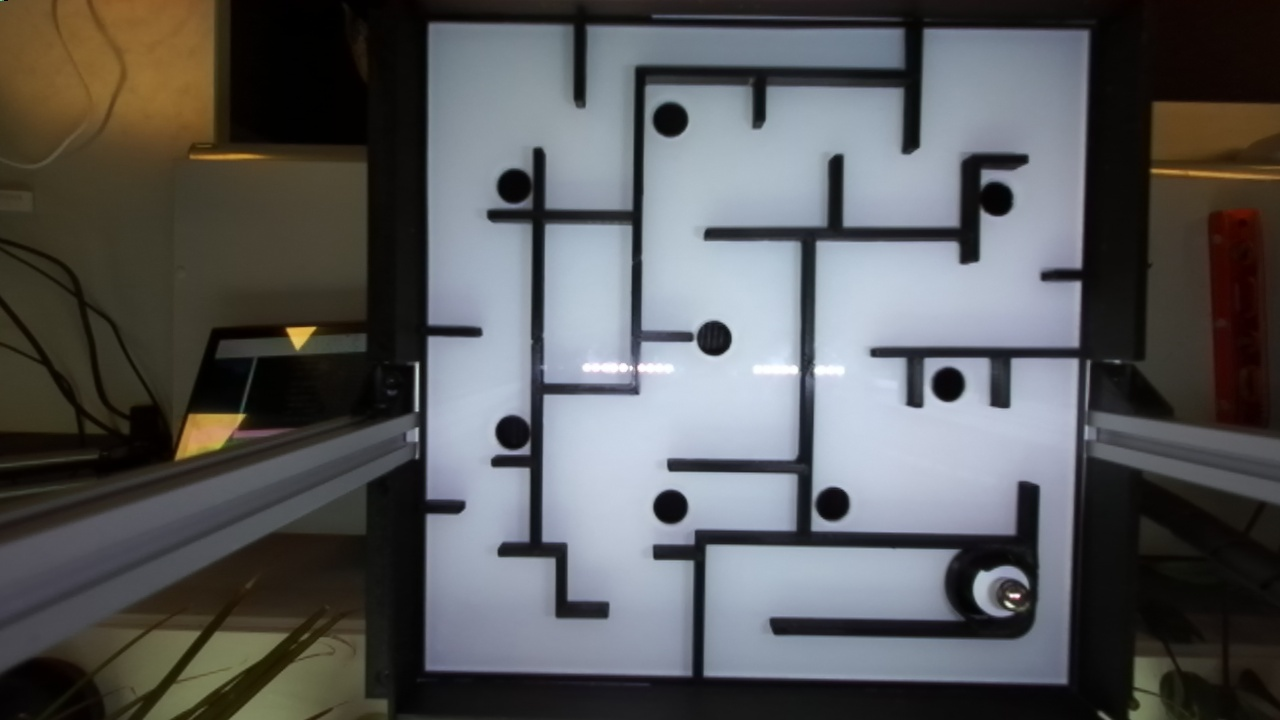
#> input picture jetson/src/MAZE_PICS/Easy.jpg, 1280 x 720 px
$ python -i start_end.py   (imports and definitions only)
#> lines starting #> are read from the running program, lines starting #| are printed output that depends on the picture; after the words box and inside, x2 and y2 are one past the last pixel; in counts of white or black regions, pixels touching at a corner belong together
#> further down, picture is the input picture: shape (720, 1280, 3); mean B, G, R 90.3, 89.3, 88.6
import cv2
import numpy as np
from math import sqrt
import time
import random

def point_line_distance(point, start, end):
    point = np.array(point)
    start = np.array(start)
    end = np.array(end)
    if np.array_equal(start, end):
        return np.linalg.norm(point - start)
    else:
        return np.linalg.norm(np.cross(end - start, start - point)) / np.linalg.norm(end - start)

def rdp(points, epsilon):
    """
    Applies the Ramer-Douglas-Peucker algorithm to simplify a polyline represented by a list of points.

    Args:
        points (list): A list of points representing the polyline.
        epsilon (float): The maximum distance threshold for simplification.

    Returns:
        list: A simplified polyline represented by a list of points.

    """
    if len(points) < 3:
        return points

    start = np.array(points[0])
    end = np.array(points[-1])
    distances = [point_line_distance(np.array(points[i]), start, end) for i in range(1, len(points) - 1)]
    max_distance = max(distances)
    index = distances.index(max_distance) + 1

    if max_distance > epsilon:
        result1 = rdp(points[:index + 1], epsilon)
        result2 = rdp(points[index:], epsilon)
        return result1[:-1] + result2
    else:
        return [tuple(start), tuple(end)]

def euclidean(p1, p2):
    return sqrt((p1[0] - p2[0]) ** 2 + (p2[1] - p1[1]) ** 2)

def sort_points(points):
    points = np.array(points)
    sorted_points = [points[0]]
    points = points[1:]

    while len(points) > 0:
        last_point = sorted_points[-1]
        distances = np.linalg.norm(points - last_point, axis=1)
        closest_index = np.argmin(distances)
        closest_point = points[closest_index]
        sorted_points.append(closest_point)
        points = np.delete(points, closest_index, axis=0)

    return sorted_points

def lines_(frame):
    """
    Detects and connects lines in an input frame.

    Args:
        frame (numpy.ndarray): The input frame.

    Returns:
        numpy.ndarray: The processed frame with connected lines.
    Info: This fuction is slow and should be tried to be optimized, or switched to a faster implementation.
    """
    print(f'Frameshape{frame.shape}')
#| Frameshape(720, 1280, 3)
    fx = 3
    fy = 3
    img = cv2.resize(frame, (0, 0), fx=fx, fy=fy)
    if img is None:
        print("Error: Could not read image.")
        return None

    gray = cv2.cvtColor(img, cv2.COLOR_BGR2GRAY)
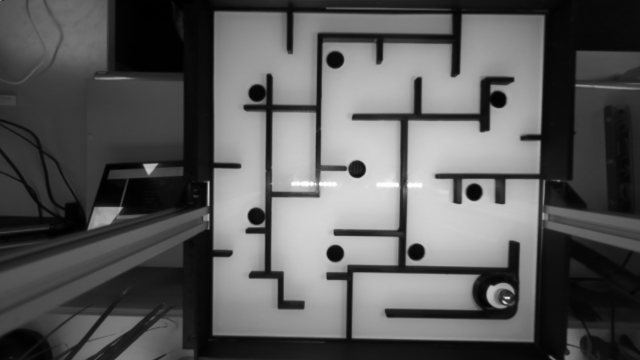
#> gray: shape (2160, 3840) (shown at 1/6 size); min 0, max 255, mean 89.1
    gray = cv2.GaussianBlur(gray, (9, 9), 0)
    edges = cv2.Canny(gray, 10, 150, apertureSize=3)
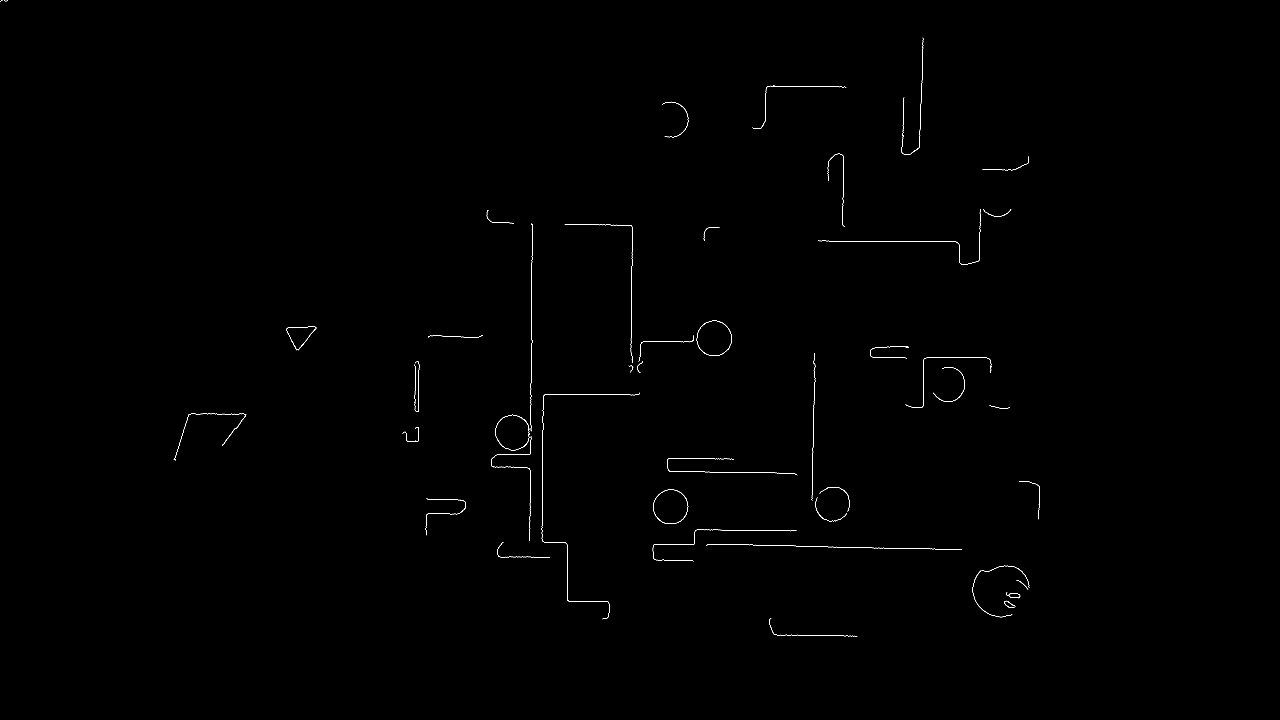
#> edges: shape (2160, 3840) (shown at 1/3 size); 0.17% white in thin lines or dots, all inside (x1, y1, x2, y2) = (0, 0, 3120, 1910)
    lines = cv2.HoughLinesP(edges, 1, np.pi / 180, threshold=1, minLineLength=1, maxLineGap=1)
#> lines = 2222 rows, first 6: [3026, 1787, 3026, 1785], [1246, 1166, 1246, 1136], [863, 999, 863, 997], [2767, 189, 2767, 181], [2064, 366, 2064, 359], [2912, 789, 2917, 788]

    new_lines = []
    for l in lines:
        if random.random() < 0.15:
            new_lines.append(l)
#> this loop made 2222 passes
#> after the loop, new_lines = 340 items, first 6: [[2483, 521, 2484, 522]], [[2708, 426, 2708, 420]], [[2530, 531, 2530, 469]], [[2164, 1590, 2198, 1590]], [[2763, 296, 2764, 295]], [[2532, 260, 2536, 261]]
    lines = new_lines
#> lines has the same summary as new_lines
    if lines is not None:
        lines = sorted(lines, key=lambda line: (line[0][0], line[0][1]))
#> lines = 340 items, first 6: [[525, 1379, 526, 1377]], [[539, 1328, 540, 1326]], [[541, 1321, 543, 1315]], [[546, 1305, 547, 1304]], [[611, 1241, 613, 1241]], [[666, 1336, 668, 1333]]
        points = []
        for line in lines:
            x1, y1, x2, y2 = line[0]
            points.append((x1, y1))
            points.append((x2, y2))
#> this loop made 340 passes
#> after the loop, points = 680 pairs, first value 525 to 3118, second value 145 to 1908
        sorted_points = sort_points(points)
#> in sort_points, `sorted_points = [points[0]]`: sorted_points = [[525, 1379]]
#> in sort_points, `points = points[1:]`: points = 679 pairs, first value 526 to 3118, second value 145 to 1908
#> the loop in sort_points, `while len(points) > 0:` made 679 passes
#> (last_point, closest_index, closest_point) on passes 1 to 3: ([525, 1379], 0, [526, 1377]), ([526, 1377], 0, [539, 1328]), ([539, 1328], 0, [540, 1326])
#> after the loop in sort_points, `while len(points) > 0:`: points = empty array; sorted_points = 680 pairs, first value 525 to 3118, second value 145 to 1908
        max_length = 70
        blank_image = np.zeros_like(img)
        connected_lines = []
        current_line = [sorted_points[0]]
#> current_line = [[525, 1379]]
        for i in range(1, len(sorted_points)):
            if euclidean(sorted_points[i - 1], sorted_points[i]) <= max_length:
                current_line.append(sorted_points[i])
            else:
                connected_lines.append(current_line)
                current_line = [sorted_points[i]]
#> this loop made 679 passes
#> current_line on passes 8, 22, 36, 60, 74, 76: [[611, 1241]], [[883, 1037]], [[1244, 1181]], [[1346, 1498]], [[1279, 1545]], [[1493, 1648]]
#> after the loop, connected_lines = 60 items

        if current_line:
            connected_lines.append(current_line)
        filtered_lines = []
        for line in connected_lines:
            x_coords = [point[0] for point in line]
            y_coords = [point[1] for point in line]
            min_x, max_x = min(x_coords), max(x_coords)
            min_y, max_y = min(y_coords), max(y_coords)

            if abs(max_x - min_x) <= 1.25 * abs(max_y - min_y) and abs(max_y - min_y) <= 1.25 * abs(max_x - min_x):
                filtered_lines.append(line)
#> this loop made 61 passes
#> (min_x, max_x, min_y, max_y) on passes 2, 3, 4, 5, 7, 9, 11, 12: (611, 716, 1241, 1336), (868, 923, 981, 1037), (1218, 1255, 1181, 1323), (1346, 1396, 1498, 1542), (1493, 1637, 1316, 1671), (1529, 1708, 1184, 1271), (1893, 1926, 866, 1118), (1721, 1896, 672, 784)
        pathts = []
        epsilon = 7
        for path in filtered_lines:
            simplified_path = rdp(path, epsilon)
            pathts.append(simplified_path)
#> this loop made 9 passes
#> path on passes 4, 9: [[2443, 1076], [2444, 1075]], [[2952, 631], [2950, 629]]

        filtered_lines = pathts
        sorted_filtered_lines = [sort_points(line) for line in filtered_lines]
        filtered_lines = sorted_filtered_lines
        for i in range(len(filtered_lines)):
            filtered_lines[i].append(filtered_lines[i][0])
#> this loop made 9 passes

        for line in filtered_lines:
            for i in range(len(line) - 1):
                cv2.line(blank_image, line[i], line[i + 1], (255, 255, 255), 2)
#> this loop made 9 passes
#> line on passes 4, 5, 8, 9: [[2443, 1076], [2444, 1075], [2443, 1076]], [[2683, 1073], [2720, 1075], [2721, 1039], [2683, 1073]], [[2518, 1463], [2543, 1484], [2518, 1463]], [[2952, 631], [2950, 629], [2952, 631]]
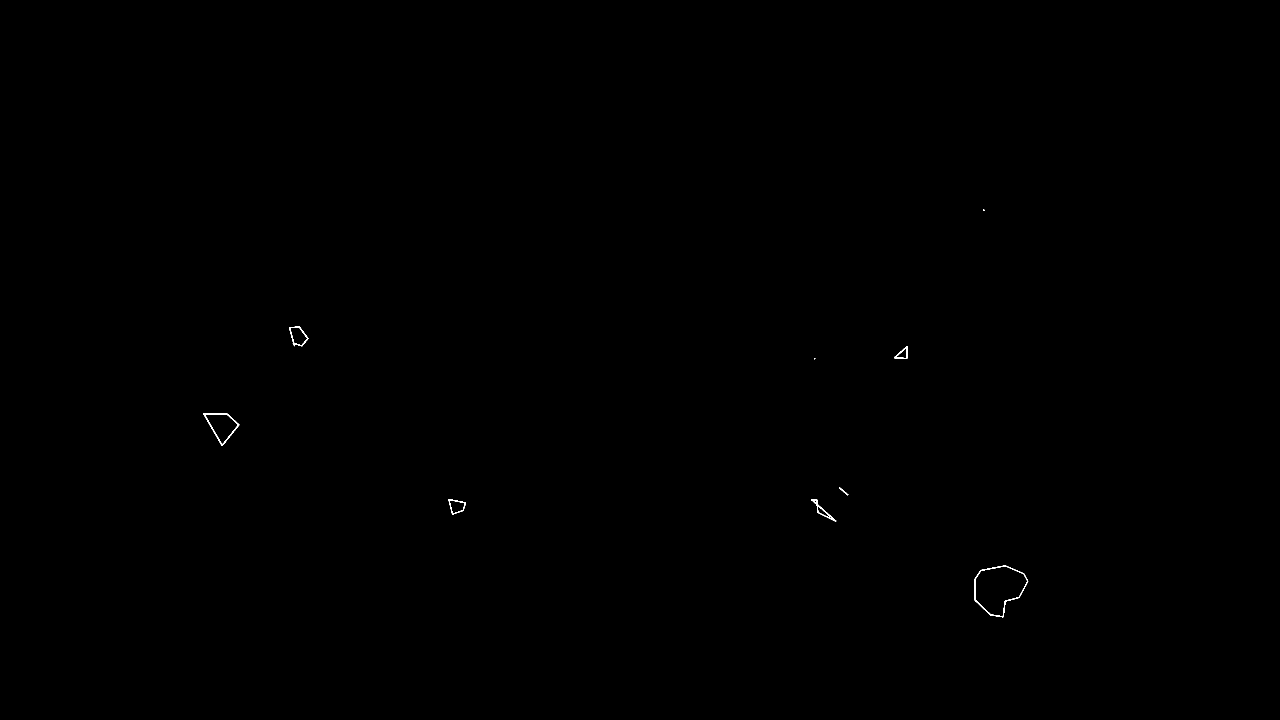
#> blank_image: shape (2160, 3840, 3) (shown at 1/3 size); 0.05% white; 9 white regions (2 under 20 px), largest, box (x1, y1, x2, y2) and area: (2923, 1696, 3085, 1852) 1428, (610, 1240, 718, 1338) 980, (2434, 1498, 2509, 1565) 600
        for i in range(len(filtered_lines)):
            for j in range(len(filtered_lines)):
                if i != j or (i == j and len(filtered_lines[i]) > 1):
                    for end_point in [filtered_lines[i][0], filtered_lines[i][-1]]:
                        for start_point in [filtered_lines[j][0], filtered_lines[j][-1]]:
                            if euclidean(end_point, start_point) <= max_length:
                                cv2.line(blank_image, end_point, start_point, (255, 255, 255), 2)
        blank_image = cv2.resize(blank_image, (frame.shape[1], frame.shape[0]))
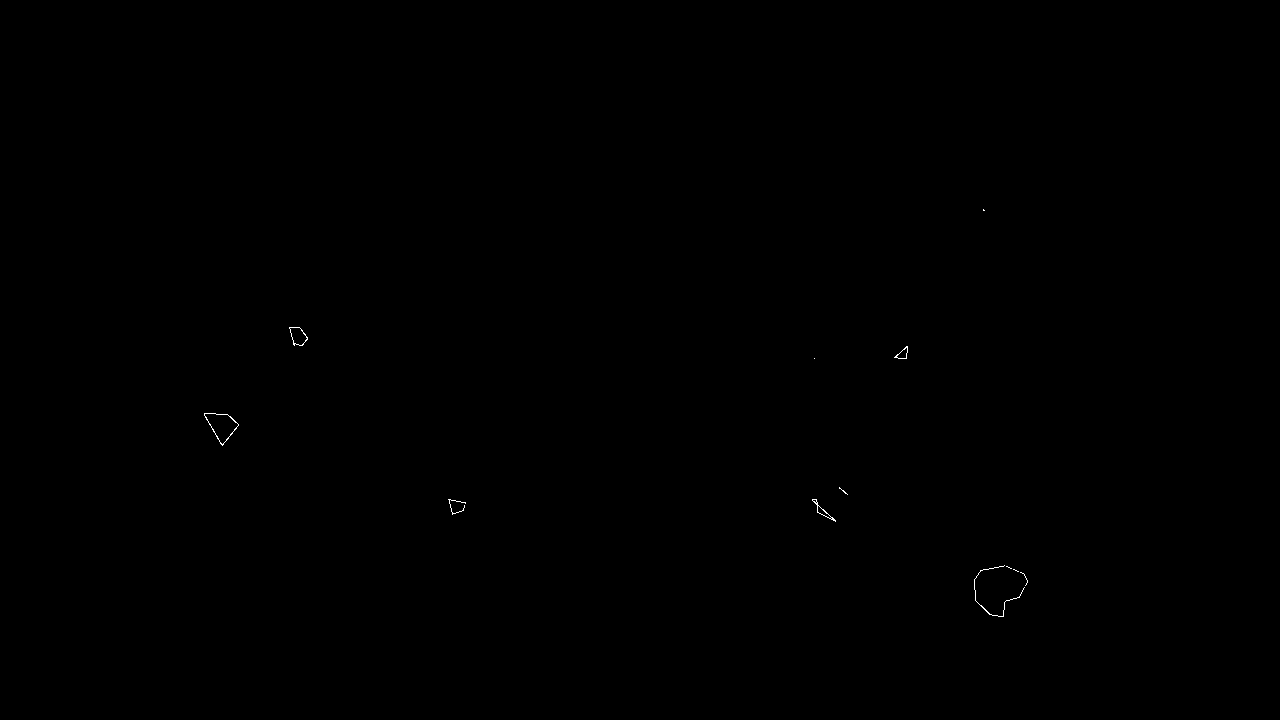
#> blank_image: shape (720, 1280, 3); 0.06% white in thin lines or dots, all inside (x1, y1, x2, y2) = (204, 209, 1028, 617)
        return blank_image
    return None


# [40 lines left out: function detect_shapes, not called in this run]

>>> import cv2
>>> picture = cv2.imread('../MAZE_PICS/Easy.jpg')
>>> result = lines_(picture)
